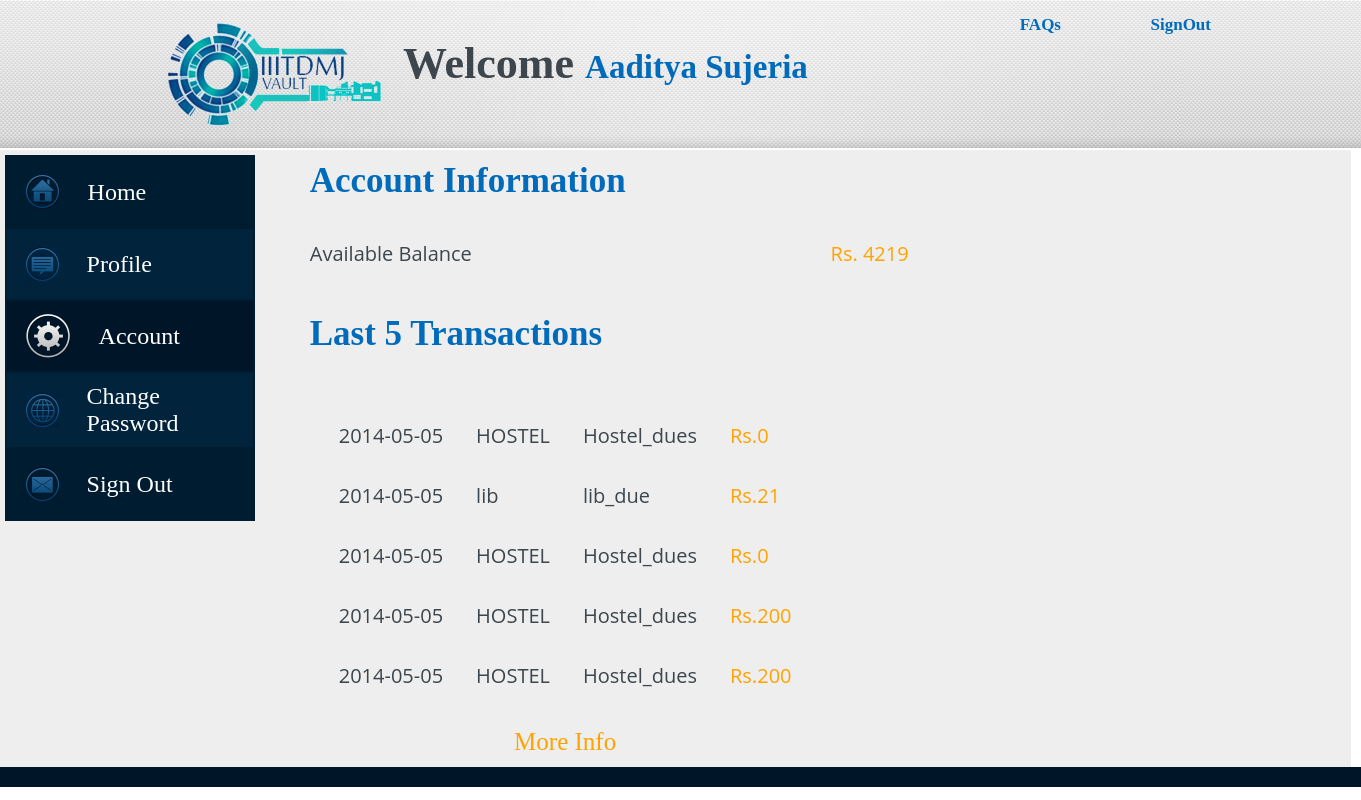
Page /account.php (signed in) on the committed database.
### tables this page shows
CREATE TABLE IF NOT EXISTS `students` (
  `ROLLNO` int(7) NOT NULL DEFAULT '0',
  `NAME` varchar(50) NOT NULL,
  `DOB` date NOT NULL,
  `BRANCH` varchar(10) NOT NULL,
  `PROGRAMME` varchar(5) NOT NULL DEFAULT 'BTECH',
  `YEAR` int(4) NOT NULL DEFAULT '2012',
  `BALANCE` float NOT NULL DEFAULT '1000',
  `PASSWORD` varchar(15) NOT NULL,
  `TRANS_PASSWORD` varchar(15) NOT NULL,
  `FATHER_NAME` varchar(50) NOT NULL,
  PRIMARY KEY (`ROLLNO`)
);

CREATE TABLE IF NOT EXISTS `trans` (
  `id` int(10) NOT NULL AUTO_INCREMENT,
  `rollno` int(7) NOT NULL,
  `name` varchar(30) NOT NULL,
  `toa` varchar(10) NOT NULL,
  `date` date NOT NULL,
  `amount` float DEFAULT NULL,
  PRIMARY KEY (`id`),
  KEY `rollno` (`rollno`),
  KEY `toa` (`toa`)
);

### account.php (the view, shortened to what this page needs)
<html>
	<head>
		<link href="css.css" rel="stylesheet" type="text/css">
	</head>
	<body>
		<div id="header">
			<div id="header1">
				<img id="logo" src="images/iiit.png">
				<h2 class="welcome">Welcome <span class="user"><?php echo $_SESSION['NAME']; ?></span></h2>
			</div>
			<a href=# class="header-faq">FAQs</a>
			<a href="signout.php" class="header-signout">SignOut</a>
		</div>
		<table id="main" >
			<tr>
			<td style="vertical-align:top">
			<div id="main-left" >
				<table id="left-table"  >
								<tr id="menu1">
									<td >
										<a id="home" href="home.php" >
											<table border="0" >
												<tr >
													<td>
														<img id="image1" src="images/menu1.gif" >
													</td>
													<td id="text">
														<p >Home</p>
													</td>
												</tr>
											</table>
										</a>
									</td>
								</tr>
								<tr id="menu2" >
									<td>
										<a id ="home" href="profile.php">
											<table border="0">
												<tr>
													<td>
														<img id="image2"src="images/menu2.gif" >
													</td>
													<td id="text">
														<p >Profile</p>
													</td>
												</tr>
											</table>
										</a>
									</td>
								</tr>
								<tr id="menu3" style="background:#001628">
									<td>
										<a id ="home" href="account.php">
											<table border="0">
												<tr>
													<td>
														<img id="image3"src="images/menu3_active.gif" >
													</td>
													<td id="text">
														<p >Account</p>
													</td>
												</tr>
											</table>
										</a>
									</td>
								</tr>
								<tr id="menu4">
									<td>
										<a id ="home" href="settings.php">
											<table border="0">
												<tr>
													<td>
														<img id="image4"src="images/menu4.gif" >
													</td>
													<td id="text">
														<p >Change Password</p>
													</td>
												</tr>
											</table>
										</a>
									</td>
								</tr>
								<tr id="menu5">
									<td>
										<a id ="home" href="signout.php">
											<table border="0">
												<tr>
													<td>
														<img id="image5"src="images/menu5.gif" >
													</td>
													<td id="text">
														<p >Sign Out</p>
													</td>
												</tr>
											</table>
										</a>
									</td>
								</tr>
				</table>
          </div>
			</td>
			<td style="vertical-align:top">
		    <div id="main-right-account" >
				<table id="table-account" >
					<tr>
						<td>
							<h2>Account Information</h2>
						</td>
					</tr>
					<tr>
						<td>
							Available Balance
						</td>
						<td class="ans">
							Rs.
							<?php
								$query1="SELECT BALANCE FROM students WHERE ROLLNO=".$_SESSION['ROLLNO']."";
								$result1=mysql_query($query1);
								$row1=mysql_fetch_assoc($result1);
								echo $row1['BALANCE'];
							?>
						</td>
					</tr>
					<tr>
						<td>
							<br>
						</td>
					</tr>
					<tr>
						<td>
							<h2>Last 5 Transactions</h2>
						</td>
					</tr>
					<tr >
						<td>
						<?php
							$query2="SELECT * FROM trans WHERE ROLLNO=".$_SESSION['ROLLNO']." ORDER BY id DESC LIMIT 0,5";
							$result2=mysql_query($query2);
							echo '<table border="0" cellspacing="25" class="last5">';
							while($row2=mysql_fetch_assoc($result2))
							{
								echo '<tr><td>'.$row2['date'].'</td><td>'.$row2['toa'].'</td><td>'.$row2['name'].'</td><td class="ans">Rs.'.$row2['amount'].'</td></tr>';
							}
							echo '</table>';
						?>
						</td>
					</tr>
					<tr>
						<td align="center">
							<a href="moreinfo.php" class="ans">More Info</a>
						</td>
						<td class="ans">
						</td>
					</tr>
				</table>
			</div>
			</td>
			</tr>
		</table>
		<div id="footer">
		</div>
	</body>
</html>

### css.css (style rules this page uses)
body, input, textarea, select, button, .normal { font-family: "Open Sans","lucida grande","Segoe UI",arial,verdana,"lucida sans unicode",tahoma,sans-serif; font-size: 13px; color: #3d464d; font-weight: normal; }
body { margin: 0 0 0 0; }
.last5 { font-size:25px; }
a { text-decoration: blink; color: white; font-size: 25; font-family: segoe ui light; }
#main-right table th, table td { border: 1px silver gainsboro; padding: 0.2em; }
#header { background: url(images/bg_top3_repeat.jpg) top center repeat-x; height:150px; }
#header1 { background: url(images/bg_top3.jpg) top center no-repeat; padding: 28px 28px; height:94px; }
#logo { float:left; padding-left: 50px; width: 250px; margin-left: 75px; margin-bottom: 0px; margin-top: -20; }
.header-faq { margin-right: 300px; float: right; margin-top: -135; font-size: 17px; color: #006abb; font-weight: bold; }
.header-signout { margin-right: 150px; float: right; margin-top: -135; font-size: 17px; color: #006abb; font-weight: bold; }
.welcome { margin-top: 10px; font-family: segoe ui light; font-size:44px; }
.user { color:#006abb; font-size:33px; }
#main { background:#eeeeee; margin-top: -1; height:570px; width:1351px; }
#left-table { background:#001c31; width: 250px; }
#menu1 { background:#001c31; height: 70px; }
#menu2 { background:#01233c; height: 70px; }
#menu3 { background:#022e53; height: 70px; }
#menu4 { background:#01233c; height: 70px; }
#menu5 { background:#001c31; height: 70px; }
#text { font-family: segoe ui light; margin:10 10 10 10; color:white; font-size:24px; }
#text p { padding-left: 18px; }
#home table { margin-left: 10px; }
#footer { background-color:#001628; height:20px; }
#table-account h2 { font-family:segoe ui light; font-size:35px; color:#006abb; }
#table-account td { color:#3d464d; font-size:20px; }
#table-account .ans { color:FFA300; }
#main-right-account { width: 900px; }

### rows in the picture
students: BALANCE "4219"
trans: date "2014-05-05", toa "HOSTEL", name "Hostel_dues", amount "0"
trans: date "2014-05-05", toa "lib", name "lib_due", amount "21"
trans: date "2014-05-05", toa "HOSTEL", name "Hostel_dues", amount "0"
trans: date "2014-05-05", toa "HOSTEL", name "Hostel_dues", amount "200"
trans: date "2014-05-05", toa "HOSTEL", name "Hostel_dues", amount "200"

### other values in the picture
$_SESSION['NAME'] "Aaditya Sujeria"
